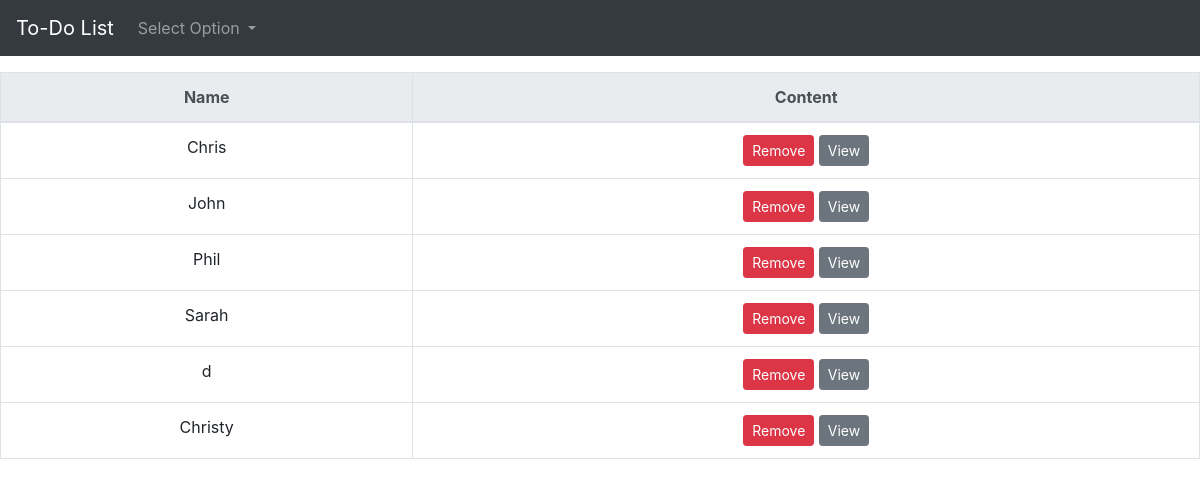
The page /list/ on the database as committed earlier.
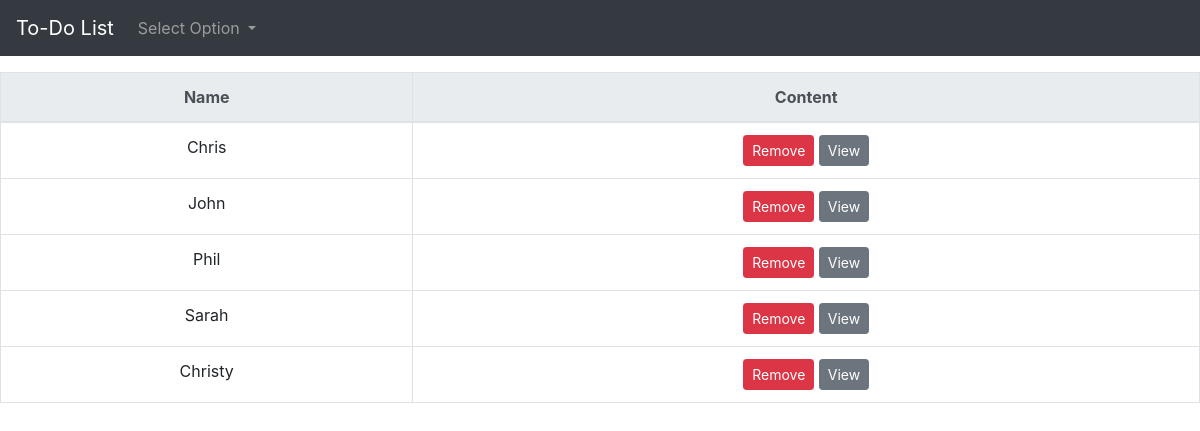
The same page on the database as committed later.
### todo/models.py (models this page shows, shortened)
class List(models.Model):
    name = models.CharField(max_length=20)
    title = models.CharField(max_length=200)
    content = models.TextField(max_length=1000)

### todo/views.py (the view)
# urls.py: path('list/', views.list_view, name='list_view'),
def list_view(request):
    template = 'list.html'
    return render(request, template_name=template, context={'all_items': List.objects.all()})

### todo/templates/list.html
{% extends 'base.html' %}
{% block content %}
<center>
    <br>
<table class="table table-bordered">
    <thead class="thead-light">
    <tr>
      <th class="text-center" scope="col">Name</th>
      <th class="text-center" scope="col">Content</th>
    </tr>
    </thead>
    <tbody>
    {% if all_items %}
        {% for things in all_items %}
       <tr>
           <td><center>{{things.name}}</center></td>
          <td><center><a href="{% url 'todo:delete_view' things.id %}">
              <button type="button"
                  class="btn btn-danger btn-rounded btn-sm my-0">Remove</button>
           </a>
           <a href="{% url 'todo:todo_view' things.id %}">
               <button type="button"
                  class="btn btn-secondary btn-sm">View</button>
           </a></center></td>
       </tr>
    {% endfor %}
    </tbody>
    </table>
{% endif %}
    </center>
{% endblock %}

### todo/templates/base.html (shortened to what this page needs)
<!doctype html>
<html lang="en">
  <head>
    <link rel="stylesheet" href="https://stackpath.bootstrapcdn.com/bootstrap/4.3.1/css/bootstrap.min.css">
    <link href="https://stackpath.bootstrapcdn.com/font-awesome/4.7.0/css/font-awesome.min.css" rel="stylesheet">
  </head>
  <body>
 <nav class="navbar navbar-expand-lg navbar-dark bg-dark fixed-top">
  <a class="navbar-brand" href="{% url 'todo:index' %}">To-Do List</a>
  <div class="collapse navbar-collapse" id="navbarSupportedContent">
    <ul class="navbar-nav mr-auto">
      <li class="nav-item dropdown">
        <a class="nav-link dropdown-toggle" href="#" id="navbarDropdown" role="button" data-toggle="dropdown" aria-haspopup="true" aria-expanded="false">
          Select Option
        </a>
      </li>
    </ul>
  </div>
</nav>
<br><br>
    {% block content %}
    {% endblock content %}
  </body>
</html>

Rows that differ between the two databases and show on the page:
removed List: name "d"
